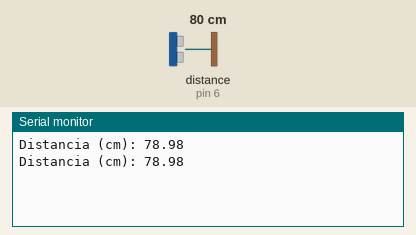
The sketch below on a simulated Arduino Uno, built with avr-gcc and run on an emulated ATmega328P. On the bench: the last lines printed to the serial monitor. Wiring (inferred from the names in the program): ultrasonic range finder: trigger pin 7; echo pin 6. The test bench sets the inputs (shaded band); at power-on: distance to the obstacle (sensor on pin 6) 80 cm. The echo pulse lasts 58.3 µs per cm.

Above: at 1.8 s.
1.9 s: distance to the obstacle (sensor on pin 6) set to 2 cm
At 2.8 s:
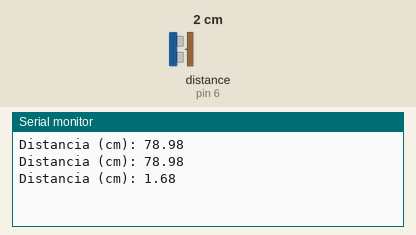
3.4 s: distance to the obstacle (sensor on pin 6) set to 4 cm
At 4.4 s:
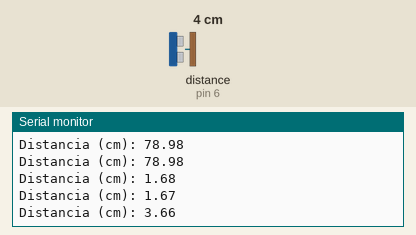
Timing chart, 0 to 6.4 s (numbered marks = the images above; inputs shaded):
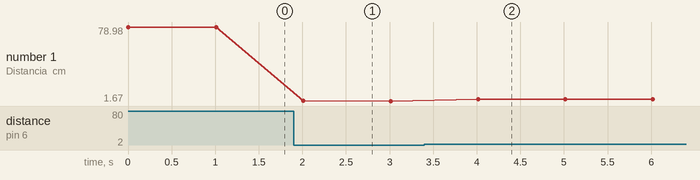

Measured:
- after the input at 1.9 s, the serial monitor: prints a new line after 0.11 s (image 1)
- after the input at 3.4 s, the serial monitor: prints a new line after 0.61 s (image 2)
- plotted number 1: 78.98 → 1.67 after the input at 1.9 s, 1.67 → 3.66 after the input at 3.4 s

The sketch:

aula_28.04.ino
```cpp
// Programa para controlar o sensor ultrassônico HC-SR04
// Desenvolvido para medir o relevo
// Autores: Prof. Julio Cesar Frantz e Raquel Santos
// Laboratório de Metodologias Ativas da Unifebe

#define TRIG 7
#define ECHO 6

void setup() {
  Serial.begin(9600);
  pinMode(TRIG, OUTPUT);
  pinMode(ECHO, INPUT);
}

void loop() {
  digitalWrite(TRIG, LOW);
  delayMicroseconds(2);
  digitalWrite(TRIG, HIGH);
  delayMicroseconds(10);
  digitalWrite(TRIG, LOW);

  long duracao = pulseIn(ECHO, HIGH);
  float distancia_cm = duracao * 0.034 / 2;

  Serial.print("Distancia (cm): ");
  Serial.println(distancia_cm);

  delay(1000);
}
```
